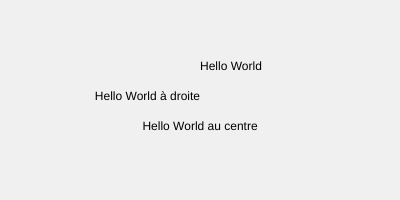
Frame 1 (no input)
Frame 60 (no input): identical to frame 1, image omitted
Frame 120 (the mouse pressed at the canvas centre since frame 60): identical to frame 1, image omitted

The p5.js sketch that drew this single still picture (run headless with seeded random() and noise() and a simulated clock; from frame 60 on, the mouse is pressed at the canvas centre):

// p5.js sketch
// ── sketch.js
// http://www.ac-grenoble.fr/disciplines/informatiquelycee/p5_base_a9.html
// alignements

function setup()
{
  createCanvas(400,200);
  background(240);
  fill(0);
  //textAlign(LEFT); // ancrage à gauche (par défaut)
  text("Hello World",200,70);
  textAlign(RIGHT); // ancrage à droite
  text("Hello World à droite",200,100);
  textAlign(CENTER); // ancrage au centre
  text("Hello World au centre",200,130);
}


function draw()
{
  
}
      
